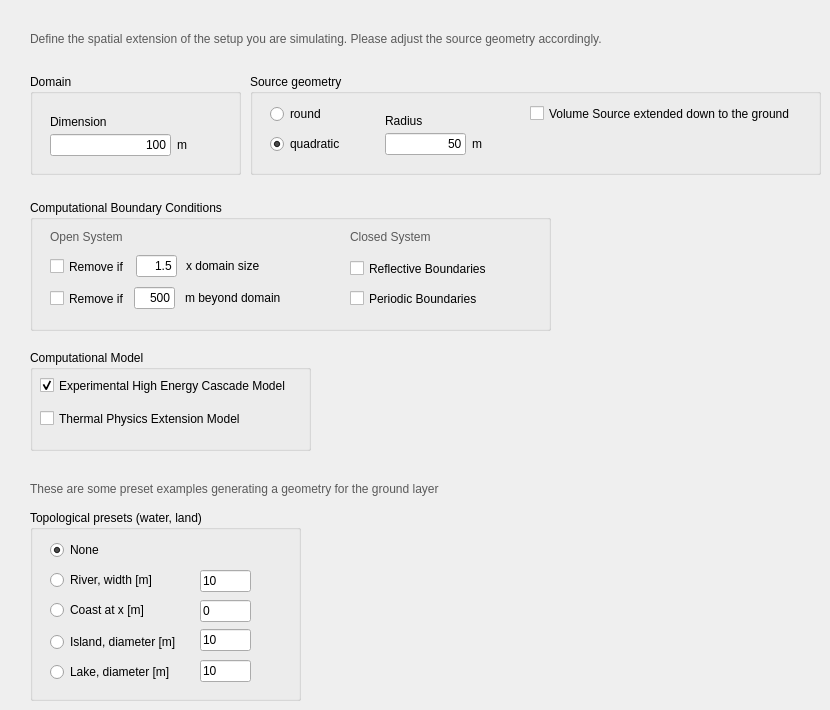
    <widget class="QWidget" name="tab">
     <attribute name="title">
      <string>Computational Parameters</string>
     </attribute>
     <widget class="QGroupBox" name="groupBox_3">
      <property name="geometry">
       <rect>
        <x>250</x>
        <y>74</y>
        <width>571</width>
        <height>101</height>
       </rect>
      </property>
      <property name="title">
       <string>Source geometry</string>
      </property>
      <widget class="QLineEdit" name="lineEditBeamRad">
       <property name="geometry">
        <rect>
         <x>135</x>
         <y>59</y>
         <width>81</width>
         <height>22</height>
        </rect>
       </property>
       <property name="text">
        <string>50</string>
       </property>
       <property name="alignment">
        <set>Qt::AlignRight|Qt::AlignTrailing|Qt::AlignVCenter</set>
       </property>
      </widget>
      <widget class="QLabel" name="label_21">
       <property name="geometry">
        <rect>
         <x>135</x>
         <y>40</y>
         <width>81</width>
         <height>16</height>
        </rect>
       </property>
       <property name="text">
        <string>Radius</string>
       </property>
       <property name="alignment">
        <set>Qt::AlignLeading|Qt::AlignLeft|Qt::AlignTop</set>
       </property>
       <property name="wordWrap">
        <bool>true</bool>
       </property>
      </widget>
      <widget class="QRadioButton" name="beamRound">
       <property name="geometry">
        <rect>
         <x>20</x>
         <y>30</y>
         <width>95</width>
         <height>20</height>
        </rect>
       </property>
       <property name="text">
        <string>round</string>
       </property>
       <property name="checked">
        <bool>false</bool>
       </property>
      </widget>
      <widget class="QRadioButton" name="beamSquare">
       <property name="geometry">
        <rect>
         <x>20</x>
         <y>60</y>
         <width>95</width>
         <height>20</height>
        </rect>
       </property>
       <property name="text">
        <string>quadratic</string>
       </property>
       <property name="checked">
        <bool>true</bool>
       </property>
      </widget>
      <widget class="QLabel" name="label_34">
       <property name="geometry">
        <rect>
         <x>222</x>
         <y>62</y>
         <width>31</width>
         <height>16</height>
        </rect>
       </property>
       <property name="text">
        <string>m</string>
       </property>
      </widget>
      <widget class="QCheckBox" name="checkBox_VolumeSource">
       <property name="geometry">
        <rect>
         <x>280</x>
         <y>31</y>
         <width>291</width>
         <height>17</height>
        </rect>
       </property>
       <property name="text">
        <string>Volume Source extended down to the ground</string>
       </property>
       <property name="checked">
        <bool>false</bool>
       </property>
      </widget>
     </widget>
     <widget class="QGroupBox" name="groupBox_2">
      <property name="geometry">
       <rect>
        <x>30</x>
        <y>74</y>
        <width>211</width>
        <height>101</height>
       </rect>
      </property>
      <property name="title">
       <string>Domain</string>
      </property>
      <widget class="QLineEdit" name="lineEditSquareDim">
       <property name="geometry">
        <rect>
         <x>20</x>
         <y>60</y>
         <width>121</width>
         <height>22</height>
        </rect>
       </property>
       <property name="text">
        <string>100</string>
       </property>
       <property name="alignment">
        <set>Qt::AlignRight|Qt::AlignTrailing|Qt::AlignVCenter</set>
       </property>
      </widget>
      <widget class="QLabel" name="label_12">
       <property name="geometry">
        <rect>
         <x>20</x>
         <y>40</y>
         <width>101</width>
         <height>16</height>
        </rect>
       </property>
       <property name="text">
        <string>Dimension</string>
       </property>
      </widget>
      <widget class="QLabel" name="label_35">
       <property name="geometry">
        <rect>
         <x>147</x>
         <y>63</y>
         <width>31</width>
         <height>16</height>
        </rect>
       </property>
       <property name="text">
        <string>m</string>
       </property>
      </widget>
     </widget>
     <widget class="QLabel" name="label_32">
      <property name="geometry">
       <rect>
        <x>30</x>
        <y>32</y>
        <width>761</width>
        <height>41</height>
       </rect>
      </property>
      <property name="text">
       <string>&lt;html&gt;&lt;head/&gt;&lt;body&gt;&lt;p&gt;&lt;span style=&quot; color:#5a5a5a;&quot;&gt;Define the spatial extension of the setup you are simulating. Please adjust the source geometry accordingly. &lt;/span&gt;&lt;/p&gt;&lt;/body&gt;&lt;/html&gt;</string>
      </property>
      <property name="alignment">
       <set>Qt::AlignLeading|Qt::AlignLeft|Qt::AlignTop</set>
      </property>
      <property name="wordWrap">
       <bool>true</bool>
      </property>
     </widget>
     <widget class="QGroupBox" name="groupBox_4">
      <property name="geometry">
       <rect>
        <x>30</x>
        <y>510</y>
        <width>271</width>
        <height>191</height>
       </rect>
      </property>
      <property name="title">
       <string>Topological presets (water, land)</string>
      </property>
      <widget class="QRadioButton" name="radioRiver">
       <property name="geometry">
        <rect>
         <x>20</x>
         <y>60</y>
         <width>121</width>
         <height>20</height>
        </rect>
       </property>
       <property name="text">
        <string>River, width [m]</string>
       </property>
      </widget>
      <widget class="QRadioButton" name="radioCoast">
       <property name="geometry">
        <rect>
         <x>20</x>
         <y>90</y>
         <width>111</width>
         <height>20</height>
        </rect>
       </property>
       <property name="text">
        <string>Coast at x [m]</string>
       </property>
      </widget>
      <widget class="QLineEdit" name="lineEdit_River">
       <property name="geometry">
        <rect>
         <x>170</x>
         <y>60</y>
         <width>51</width>
         <height>22</height>
        </rect>
       </property>
       <property name="text">
        <string>10</string>
       </property>
      </widget>
      <widget class="QLineEdit" name="lineEdit_River_2">
       <property name="geometry">
        <rect>
         <x>170</x>
         <y>90</y>
         <width>51</width>
         <height>22</height>
        </rect>
       </property>
       <property name="text">
        <string>0</string>
       </property>
      </widget>
      <widget class="QLineEdit" name="lineEdit_Island">
       <property name="geometry">
        <rect>
         <x>170</x>
         <y>119</y>
         <width>51</width>
         <height>22</height>
        </rect>
       </property>
       <property name="text">
        <string>10</string>
       </property>
      </widget>
      <widget class="QRadioButton" name="radioIsland">
       <property name="geometry">
        <rect>
         <x>20</x>
         <y>122</y>
         <width>141</width>
         <height>20</height>
        </rect>
       </property>
       <property name="text">
        <string>Island, diameter [m]</string>
       </property>
      </widget>
      <widget class="QLineEdit" name="lineEdit_Lake">
       <property name="geometry">
        <rect>
         <x>170</x>
         <y>150</y>
         <width>51</width>
         <height>22</height>
        </rect>
       </property>
       <property name="text">
        <string>10</string>
       </property>
      </widget>
      <widget class="QRadioButton" name="radioLake">
       <property name="geometry">
        <rect>
         <x>20</x>
         <y>152</y>
         <width>141</width>
         <height>20</height>
        </rect>
       </property>
       <property name="text">
        <string>Lake, diameter [m]</string>
       </property>
      </widget>
      <widget class="QRadioButton" name="radioButton">
       <property name="geometry">
        <rect>
         <x>20</x>
         <y>30</y>
         <width>71</width>
         <height>20</height>
        </rect>
       </property>
       <property name="text">
        <string>None</string>
       </property>
       <property name="checked">
        <bool>true</bool>
       </property>
      </widget>
     </widget>
     <widget class="QLabel" name="label_70">
      <property name="geometry">
       <rect>
        <x>30</x>
        <y>482</y>
        <width>481</width>
        <height>21</height>
       </rect>
      </property>
      <property name="text">
       <string>&lt;html&gt;&lt;head/&gt;&lt;body&gt;&lt;p&gt;&lt;span style=&quot; color:#5a5a5a;&quot;&gt;These are some preset examples generating a geometry for the ground layer&lt;/span&gt;&lt;/p&gt;&lt;/body&gt;&lt;/html&gt;</string>
      </property>
      <property name="alignment">
       <set>Qt::AlignLeading|Qt::AlignLeft|Qt::AlignTop</set>
      </property>
      <property name="wordWrap">
       <bool>true</bool>
      </property>
     </widget>
     <widget class="QGroupBox" name="groupBox_21">
      <property name="geometry">
       <rect>
        <x>30</x>
        <y>200</y>
        <width>521</width>
        <height>131</height>
       </rect>
      </property>
      <property name="title">
       <string>Computational Boundary Conditions</string>
      </property>
      <widget class="QLabel" name="label_84">
       <property name="geometry">
        <rect>
         <x>20</x>
         <y>30</y>
         <width>181</width>
         <height>21</height>
        </rect>
       </property>
       <property name="text">
        <string>&lt;html&gt;&lt;head/&gt;&lt;body&gt;&lt;p&gt;&lt;span style=&quot; color:#5a5a5a;&quot;&gt;Open System&lt;/span&gt;&lt;/p&gt;&lt;/body&gt;&lt;/html&gt;</string>
       </property>
       <property name="alignment">
        <set>Qt::AlignLeading|Qt::AlignLeft|Qt::AlignTop</set>
       </property>
       <property name="wordWrap">
        <bool>true</bool>
       </property>
      </widget>
      <widget class="QCheckBox" name="checkBox_DomainCutoff">
       <property name="geometry">
        <rect>
         <x>20</x>
         <y>58</y>
         <width>91</width>
         <height>17</height>
        </rect>
       </property>
       <property name="text">
        <string>Remove if</string>
       </property>
      </widget>
      <widget class="QLineEdit" name="lineEditDomainFactor">
       <property name="geometry">
        <rect>
         <x>106</x>
         <y>55</y>
         <width>41</width>
         <height>22</height>
        </rect>
       </property>
       <property name="text">
        <string>1.5</string>
       </property>
       <property name="alignment">
        <set>Qt::AlignRight|Qt::AlignTrailing|Qt::AlignVCenter</set>
       </property>
      </widget>
      <widget class="QLabel" name="label_86">
       <property name="geometry">
        <rect>
         <x>156</x>
         <y>58</y>
         <width>111</width>
         <height>16</height>
        </rect>
       </property>
       <property name="text">
        <string>x domain size</string>
       </property>
      </widget>
      <widget class="QLineEdit" name="lineEditDomainMeters">
       <property name="geometry">
        <rect>
         <x>104</x>
         <y>87</y>
         <width>41</width>
         <height>22</height>
        </rect>
       </property>
       <property name="text">
        <string>500</string>
       </property>
       <property name="alignment">
        <set>Qt::AlignRight|Qt::AlignTrailing|Qt::AlignVCenter</set>
       </property>
      </widget>
      <widget class="QLabel" name="label_87">
       <property name="geometry">
        <rect>
         <x>155</x>
         <y>90</y>
         <width>121</width>
         <height>16</height>
        </rect>
       </property>
       <property name="text">
        <string>m beyond domain</string>
       </property>
      </widget>
      <widget class="QCheckBox" name="checkBox_DomainCutoffMeters">
       <property name="geometry">
        <rect>
         <x>20</x>
         <y>90</y>
         <width>91</width>
         <height>17</height>
        </rect>
       </property>
       <property name="text">
        <string>Remove if</string>
       </property>
      </widget>
      <widget class="QLabel" name="label_90">
       <property name="geometry">
        <rect>
         <x>320</x>
         <y>30</y>
         <width>181</width>
         <height>21</height>
        </rect>
       </property>
       <property name="text">
        <string>&lt;html&gt;&lt;head/&gt;&lt;body&gt;&lt;p&gt;&lt;span style=&quot; color:#5a5a5a;&quot;&gt;Closed System&lt;/span&gt;&lt;/p&gt;&lt;/body&gt;&lt;/html&gt;</string>
       </property>
       <property name="alignment">
        <set>Qt::AlignLeading|Qt::AlignLeft|Qt::AlignTop</set>
       </property>
       <property name="wordWrap">
        <bool>true</bool>
       </property>
      </widget>
      <widget class="QCheckBox" name="checkBox_ReflectiveBoundaries">
       <property name="geometry">
        <rect>
         <x>320</x>
         <y>60</y>
         <width>171</width>
         <height>17</height>
        </rect>
       </property>
       <property name="text">
        <string>Reflective Boundaries</string>
       </property>
      </widget>
      <widget class="QCheckBox" name="checkBox_PeriodicBoundaries">
       <property name="geometry">
        <rect>
         <x>320</x>
         <y>90</y>
         <width>171</width>
         <height>17</height>
        </rect>
       </property>
       <property name="text">
        <string>Periodic Boundaries</string>
       </property>
      </widget>
     </widget>
     <widget class="QGroupBox" name="groupBox_27">
      <property name="geometry">
       <rect>
        <x>30</x>
        <y>350</y>
        <width>281</width>
        <height>101</height>
       </rect>
      </property>
      <property name="title">
       <string>Computational Model</string>
      </property>
      <widget class="QCheckBox" name="checkBox_HEModel">
       <property name="geometry">
        <rect>
         <x>10</x>
         <y>20</y>
         <width>261</width>
         <height>31</height>
        </rect>
       </property>
       <property name="text">
        <string>Experimental High Energy Cascade Model</string>
       </property>
       <property name="checked">
        <bool>true</bool>
       </property>
      </widget>
      <widget class="QCheckBox" name="checkBox_activateThermal">
       <property name="geometry">
        <rect>
         <x>10</x>
         <y>60</y>
         <width>231</width>
         <height>17</height>
        </rect>
       </property>
       <property name="text">
        <string>Thermal Physics Extension Model</string>
       </property>
       <property name="checked">
        <bool>false</bool>
       </property>
      </widget>
     </widget>
    </widget>
